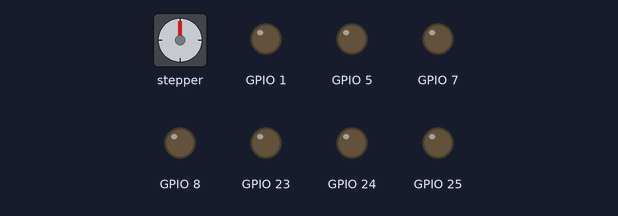
A program run on a simulated Raspberry Pi (BCM pin numbers). Shown: stepper motor, output pins drawn as LEDs (lit = HIGH). The stepper is drawn at 2048 steps a turn; pins used as bus, display or sensor lines are not drawn. At 9.6 s the program stops and its outputs stay as they are.

Above: at 0.1 s.
At 2.1 s:
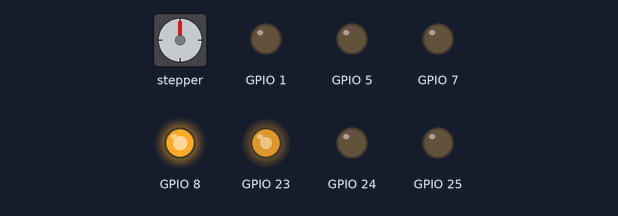
At 2.9 s:
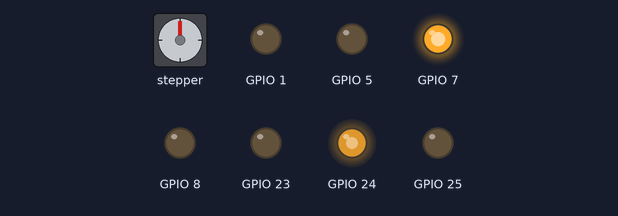
At 6.9 s:
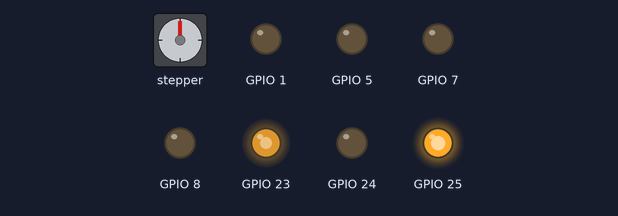
At 7.7 s:
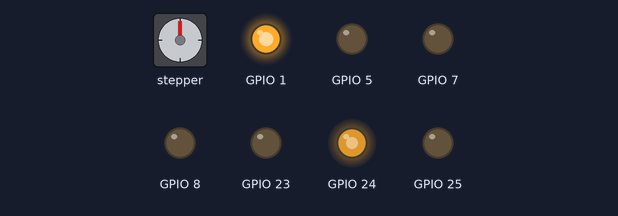
At 8.7 s:
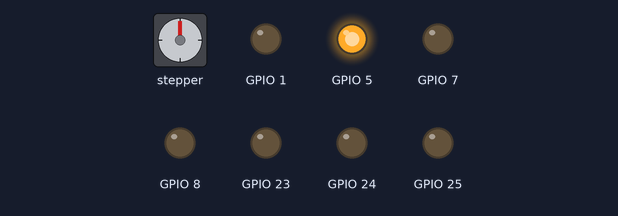
Timing chart, 0 to 11.1 s (numbered marks = the images above):
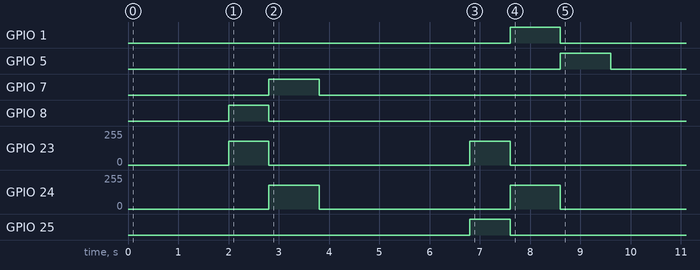

Measured:
- by itself, GPIO 1: LOW → HIGH at 7.6 s, → LOW 1.0 s later
- by itself, GPIO 5: LOW → HIGH at 8.6 s, → LOW 1.0 s later
- by itself, GPIO 7: LOW → HIGH at 2.8 s, → LOW 1.0 s later
- by itself, GPIO 8: LOW → HIGH at 2.0 s, → LOW 0.80 s later
- by itself, GPIO 23: alternates 179/255 for 0.80 s and 0/255 for 4.0 s
- by itself, GPIO 24: alternates 179/255 for 1.0 s and 0/255 for 3.8 s
- by itself, GPIO 25: LOW → HIGH at 6.8 s, → LOW 0.80 s later

The program:

motor_control.py
```python
import RPi.GPIO as GPIO
import time

# connect in order of ln1 -> ln4
STEPPER_PINS = (26, 19, 13, 6)

CCW_SEQ = [
    [1, 0, 0, 0],
    [1, 1, 0, 0],
    [0, 1, 0, 0],
    [0, 1, 1, 0],
    [0, 0, 1, 0],
    [0, 0, 1, 1],
    [0, 0, 0, 1],
    [1, 0, 0, 1],
]
CW_SEQ = CCW_SEQ[::-1]

def setup():
    GPIO.setmode(GPIO.BCM)
    GPIO.setwarnings(False)

def cleanup(stepper=None):
    if stepper:
        stepper.reset_state()
    GPIO.cleanup()

class StepperMotor:
    """
    Interface for 5V DC 28BYJ-48 Servo Motor
    """
    def __init__(self, pins, delay=.001):
        self.pins = pins
        self.delay = delay # in seconds
        for pin in pins:
            GPIO.setup(pin, GPIO.OUT)
            GPIO.output(pin, 0)

    def set_state(self, pin_statuses):
        for i, pin in enumerate(STEPPER_PINS):
            GPIO.output(pin, pin_statuses[i])

    def reset_state(self):
        self.set_state([0, 0, 0, 0])

    def cycle(self, state_seq):
        for pins_state in state_seq:
            self.set_state(pins_state)
            time.sleep(self.delay)

    def rotate(self, degrees, state_seq):
        # 8 cycles/revolution, 1:64 gear ratio, 1 revolution/360 degrees
        for _ in range(degrees * 8 * 64 // 360):
            self.cycle(state_seq)

    def rotate_cw(self, degrees=360):
        self.rotate(degrees, CW_SEQ)

    def rotate_ccw(self, degrees=360):
        self.rotate(degrees, CCW_SEQ)

class DCMotor():
    """ Class to control DC motor via L298n motor controller
    6 methods 1. __init__ 2. forward
    3.backward 4.stop 5 .brake 6.cleanup"""

    def __init__(self, pin_one, pin_two,
                 pwm_pin, freq=70, name='DC Motor'):
        """ init method
        (1) pin_one, type=int,  GPIO pin connected to IN1 or IN3
        (2) Pin two type=int, GPIO pin connected to IN2 or IN4
        (3) pwm_pin type=int, GPIO pin connected to EnA or ENB
        (4) freq in Hz default 50
        (5) name, type=string, name attribute
        """
        self.name = name
        self.pin_one = pin_one
        self.pin_two = pin_two
        self.pwm_pin = pwm_pin
        self.freq = freq

        GPIO.setmode(GPIO.BCM)
        GPIO.setwarnings(False)
        GPIO.setup(self.pin_one, GPIO.OUT)
        GPIO.setup(self.pin_two, GPIO.OUT)
        GPIO.setup(self.pwm_pin, GPIO.OUT)

        self.my_pwm = GPIO.PWM(self.pwm_pin, self.freq)
        self.last_pwm = 0
        self.my_pwm.start(self.last_pwm)


    def forward(self, duty_cycle=50):
        """ Move motor forwards passed duty cycle for speed control """
        GPIO.output(self.pin_one, True)
        GPIO.output(self.pin_two, False)
        if duty_cycle != self.last_pwm:
            self.my_pwm.ChangeDutyCycle(duty_cycle)
            self.last_pwm = duty_cycle

    def backward(self, duty_cycle=50):
        """ Move motor backwards passed duty cycle for speed control"""
        GPIO.output(self.pin_one, False)
        GPIO.output(self.pin_two, True)
        if duty_cycle != self.last_pwm:
            self.my_pwm.ChangeDutyCycle(duty_cycle)
            self.last_pwm = duty_cycle

    def stop(self, duty_cycle=0):
        """ Stop motor"""
        GPIO.output(self.pin_one, False)
        GPIO.output(self.pin_two, False)
        if duty_cycle != self.last_pwm:
            self.my_pwm.ChangeDutyCycle(duty_cycle)
            self.last_pwm = duty_cycle

    def brake(self, duty_cycle=100):
        """ brake motor"""
        GPIO.output(self.pin_one, True)
        GPIO.output(self.pin_two, True)
        if duty_cycle != self.last_pwm:
            self.my_pwm.ChangeDutyCycle(duty_cycle)
            self.last_pwm = duty_cycle

    def cleanup(self, clean_up=False):
        """ cleanup all GPIO connections used in event of error by lib user"""
        GPIO.output(self.pin_one, False)
        GPIO.output(self.pin_two, False)
        self.my_pwm.ChangeDutyCycle(0)
        if clean_up:
            GPIO.cleanup()

    def move(self, distance, time_dist_const=1):
        self.forward(self.freq)
        time.sleep(distance * time_dist_const)
        self.stop()

    def move_back(self, distance, time_dist_const=1):
        self.backward(self.freq)
        time.sleep(distance * time_dist_const)
        self.stop()


def test_motors(*motors):
    print('Testing motors.')

    for i in range(5):
        for motor in motors:
            motor.forward()
        time.sleep(1)

        for motor in motors:
            motor.stop()
        time.sleep(1)

    for motor in motors:
        motor.stop()

if __name__ == '__main__':
    # motor controller 1 pins
    MC1_PWM1 = 23
    MC1_LN1 = 25
    MC1_LN2 = 8

    MC1_LN3 = 7
    MC1_LN4 = 1
    MC1_PWM2 = 24

    # motor controller 2 pins
    MC2_LN1 = 5
    MC2_LN2 = 6
    MC2_PWM1 = 13

    GPIO.setmode(GPIO.BCM)

    # set up motors
    low_motor = DCMotor(MC1_LN2, MC1_LN1, MC1_PWM1)
    mid_motor = DCMotor(MC1_LN3, MC1_LN4, MC1_PWM2)
    high_motor = DCMotor(MC2_LN2, MC2_LN1, MC2_PWM1)


    #test_motors(low_motor, mid_motor, high_motor)
    # for freq=50 DIST_CONST = 2.15
    DIST_CONST = 1
    ORANGE_TRASH = .8
    time.sleep(2)

    low_motor.move(1, ORANGE_TRASH)
    mid_motor.move(1, DIST_CONST)
    high_motor.move(1, DIST_CONST)
    time.sleep(2)

    low_motor.move_back(1, ORANGE_TRASH)
    #time.sleep(2)


    #time.sleep(2)

    mid_motor.move_back(1, DIST_CONST)
    #time.sleep(2)


    #time.sleep(2)

    high_motor.move_back(1, DIST_CONST)
    #time.sleep(2)

    GPIO.cleanup()
```
